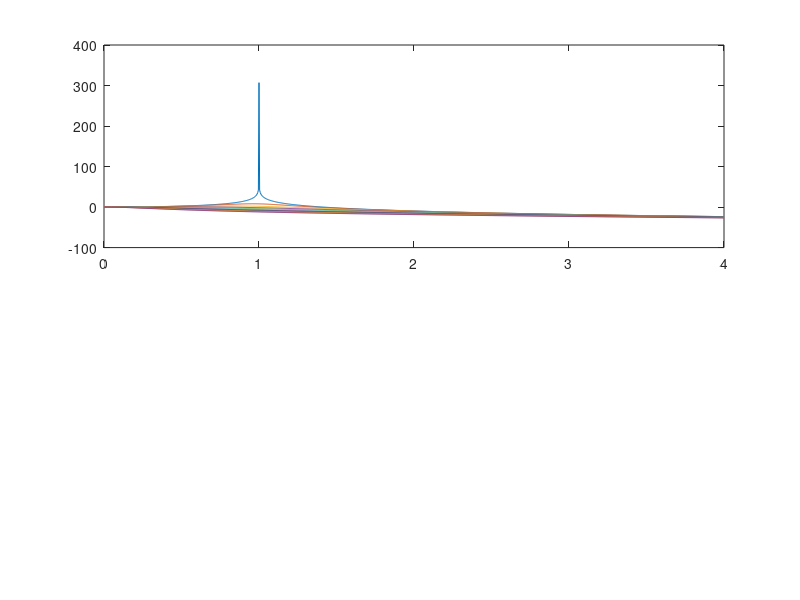

Source code (MATLAB): (Note: this script raises an error after producing the figure.)
function vtb2_3_mod(z,rmin,rmax,opt)
%VTB2_3 Steady state magnitude and phase of a single degree of freedom 
% damped system.  
% VTB2_3(zeta,rmin,rmax) plots the response of a single degree of 
% freedom system with damping ratio zeta between the frequency 
% ratios rmin and rmax.
% zeta can be a list of damping ratios.
% VTB2_3(zeta,rmin,rmax,opt) allows plotting of magnitude
% (opt=1), phase (opt=2), or magnitude and phase (opt=3, default).
%
% Example:
% vtb2_3([0.001:.04:.2],0,2,3)

if ishold==0
	clf
end
if nargin==1
	opt=z;
	z=.0:.05:.5;
	rmin=0;
	rmax=4;
	disp('Demo mode. Type ''help vtb2_3'' to learn how to enter values.')
end
if nargin==0 
	z=.0:.2:2;
	rmin=0;
	rmax=4;
	disp('Demo mode. Type ''help vtb2_3'' to learn how to enter values.')
	opt=3;
end

if nargin==3, opt=3;end

r=rmin:(rmax-rmin)/1000:rmax;
z=z+eps;
for i=1:length(z)
	A0(i,:)=1./(1-r.^2+2*j*r*z(i));
	a{i}=['\zeta = ' num2str(z(i))];
end

if opt==3 
	subplot(2,1,1)
end
if opt ~=2
%semilogy(r,log(abs(A0)))
plot(r,20*log10(abs(A0)))
%plot(r,log10(abs(A0)))
%labels=str2num(get(gca,'yticklabel'));
%for i=1:length(labels)
%	labels(i,:)=10^labels(i);
%end
%labels
%labels=num2str(labels)
%set(gca,'yticklabel',labels,'yticklabelmode','auto')
legend(char(a),1)
xlabel('Frequency Ratio')
ylabel('Normalized Amplitude (dB)')
title('Normalized Amplitude versus Frequency Ratio')
%set(gca,'YTick',0:22.5:180)
grid on
zoom on
end

%pause
if opt==3
subplot(2,1,2)
end
if opt ~=1
plot(r,-angle(A0)/pi*180)
legend(char(a),4)
xlabel('Frequency Ratio')
ylabel('Phase lag (\circ)')
title('Phase versus Frequency Ratio')
set(gca,'YTick',0:22.5:180)
grid on
zoom on
axis(axis+[0 0 -10 10])
%set(gca,'Buttondownfcn',['[x,y]=ginput(1);xlabel([''Frequency Ratio '' num2str(x)]);ylabel([''Phase lag (\circ) '' num2str(y)])'])
end



% break
% % Old code
% for i=1:length(z)
% 	z=zz(i);
% 	A0=(1)./sqrt((1-r.^2).^2+(2*z*r).^2);%(2.30)
% 	c
% 	hold on
% end
% xlabel('Frequency Ratio')
% ylabel('Normalized Amplitude')
% title('Normalized Amplitude versus Frequency Ratio')
% grid on
% zoom on
% hold off
% pause
% for i=1:length(zz)
% 	z=zz(i);
% 	phi=atan2(2*z*r,1-r.^2);%(2.30)
% 	plot(r,phi/pi*180)
% 	hold on	
% end
% 
% xlabel('Frequency Ratio')
% ylabel('Phase lag (\circ)')
% title('Phase versus Frequency Ratio')
% set(gca,'YTick',0:22.5:180)
% grid on
% zoom on
% hold off

%legend(char(a),4)

%Automatically check for updates
vtbchk
